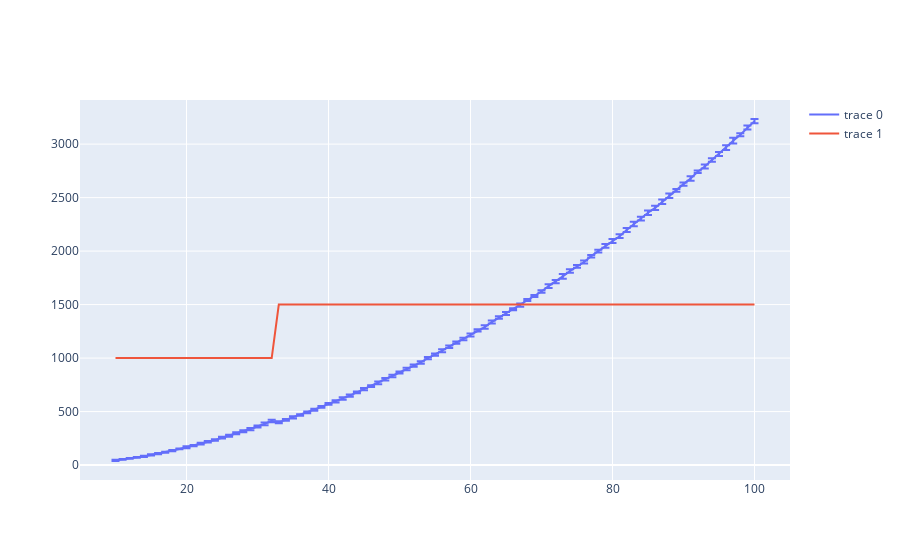

Here is the notebook cell this chart was saved with:
### Code cell
import plotly.graph_objects as go

fig = go.Figure(data=go.Scatter(
        x=sizes,
        y=df_num_gates_agg['num_gates_mean'].tolist(),
        error_y=dict(
            type='data', # value of error bar given in data coordinates
            array=df_num_gates_agg['num_gates_std'].tolist(),
            visible=True)
    ))

fig.add_trace(go.Scatter(
        x=sizes,
        y=sec_sizes))

fig.show()
